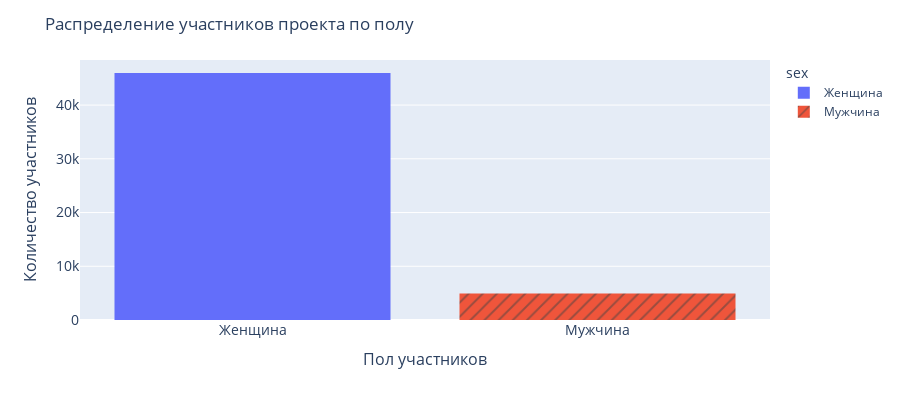

This figure's notebook cell:
### Code cell
fig = px.histogram(df1, 
                   x="sex", 
                   y="num_client",
                   color='sex',
                   pattern_shape="sex",
                   height=400)
fig.update_layout(title_text='Распределение участников проекта по полу',
                  xaxis_tickfont_size=14, 
                  yaxis=dict(
                      title='Количество участников', 
                      titlefont_size=16,
                      tickfont_size=14),
                  xaxis=dict(
                      title='Пол участников',
                      titlefont_size=16,
                      tickfont_size=14),
                 )
fig.show()

### Figure 1 — Plotly figure (JSON) as saved in the notebook; plotly's stock layout.template omitted (floating-point values rounded to 4 significant figures)
{"data": [{"alignmentgroup": "True", "bingroup": "x", "histfunc": "sum", "hovertemplate": "sex=%{x}<br>sum of num_client=%{y}<extra></extra>", "legendgroup": "Женщина", "marker": {"color": "#636efa", "pattern": {"shape": ""}}, "name": "Женщина", "offsetgroup": "Женщина", "orientation": "v", "showlegend": true, "type": "histogram", "x": ["Женщина", "Женщина", "Женщина", "Женщина", "Женщина", "Женщина", "Женщина", "Женщина", "Женщина", "Женщина", "Женщина", "Женщина", "Женщина", "Женщина", "Женщина", "Женщина", "Женщина", "Женщина", "Женщина", "Женщина", "Женщина", "Женщина", "Женщина", "Женщина", "Женщина", "Женщина", "Женщина", "Женщина", "Женщина", "Женщина", "Женщина", "Женщина", "Женщина", "Женщина", "Женщина", "Женщина", "Женщина", "Женщина", "Женщина", "Женщина", "Женщина", "Женщина", "Женщина", "Женщина", "Женщина", "Женщина", "Женщина", "Женщина", "Женщина", "Женщина", "Женщина", "Женщина", "Женщина", "Женщина"], "xaxis": "x", "y": [1, 1, 2, 7, 6, 12, 10, 27, 37, 68, 72, 144, 432, 740, 1162, 1573, 1997, 2277, 2437, 2550, 2592, 2438, 2390, 2464, 2379, 2256, 2092, 2079, 1802, 1711, 1720, 1335, 1618, 1185, 697, 476, 287, 518, 569, 477, 438, 333, 246, 117, 66, 35, 37, 28, 15, 7, 5, 2, 1, 1], "yaxis": "y"}, {"alignmentgroup": "True", "bingroup": "x", "histfunc": "sum", "hovertemplate": "sex=%{x}<br>sum of num_client=%{y}<extra></extra>", "legendgroup": "Мужчина", "marker": {"color": "#EF553B", "pattern": {"shape": "/"}}, "name": "Мужчина", "offsetgroup": "Мужчина", "orientation": "v", "showlegend": true, "type": "histogram", "x": ["Мужчина", "Мужчина", "Мужчина", "Мужчина", "Мужчина", "Мужчина", "Мужчина", "Мужчина", "Мужчина", "Мужчина", "Мужчина", "Мужчина", "Мужчина", "Мужчина", "Мужчина", "Мужчина", "Мужчина", "Мужчина", "Мужчина", "Мужчина", "Мужчина", "Мужчина", "Мужчина", "Мужчина", "Мужчина", "Мужчина", "Мужчина", "Мужчина", "Мужчина", "Мужчина", "Мужчина", "Мужчина", "Мужчина", "Мужчина", "Мужчина", "Мужчина", "Мужчина", "Мужчина", "Мужчина", "Мужчина", "Мужчина", "Мужчина", "Мужчина", "Мужчина", "Мужчина", "Мужчина", "Мужчина", "Мужчина", "Мужчина", "Мужчина"], "xaxis": "x", "y": [1, 1, 1, 1, 3, 2, 7, 7, 7, 11, 9, 16, 7, 22, 32, 51, 120, 157, 213, 292, 272, 294, 288, 326, 290, 269, 240, 247, 229, 247, 186, 222, 161, 95, 75, 50, 85, 83, 80, 78, 51, 47, 18, 16, 8, 7, 7, 1, 2, 1], "yaxis": "y"}], "layout": {"barmode": "relative", "height": 400, "legend": {"title": {"text": "sex"}, "tracegroupgap": 0}, "margin": {"t": 60}, "title": {"text": "Распределение участников проекта по полу"}, "xaxis": {"anchor": "y", "categoryarray": ["Женщина", "Мужчина"], "categoryorder": "array", "domain": [0, 1], "tickfont": {"size": 14}, "title": {"font": {"size": 16}, "text": "Пол участников"}}, "yaxis": {"anchor": "x", "domain": [0, 1], "tickfont": {"size": 14}, "title": {"font": {"size": 16}, "text": "Количество участников"}}}}
